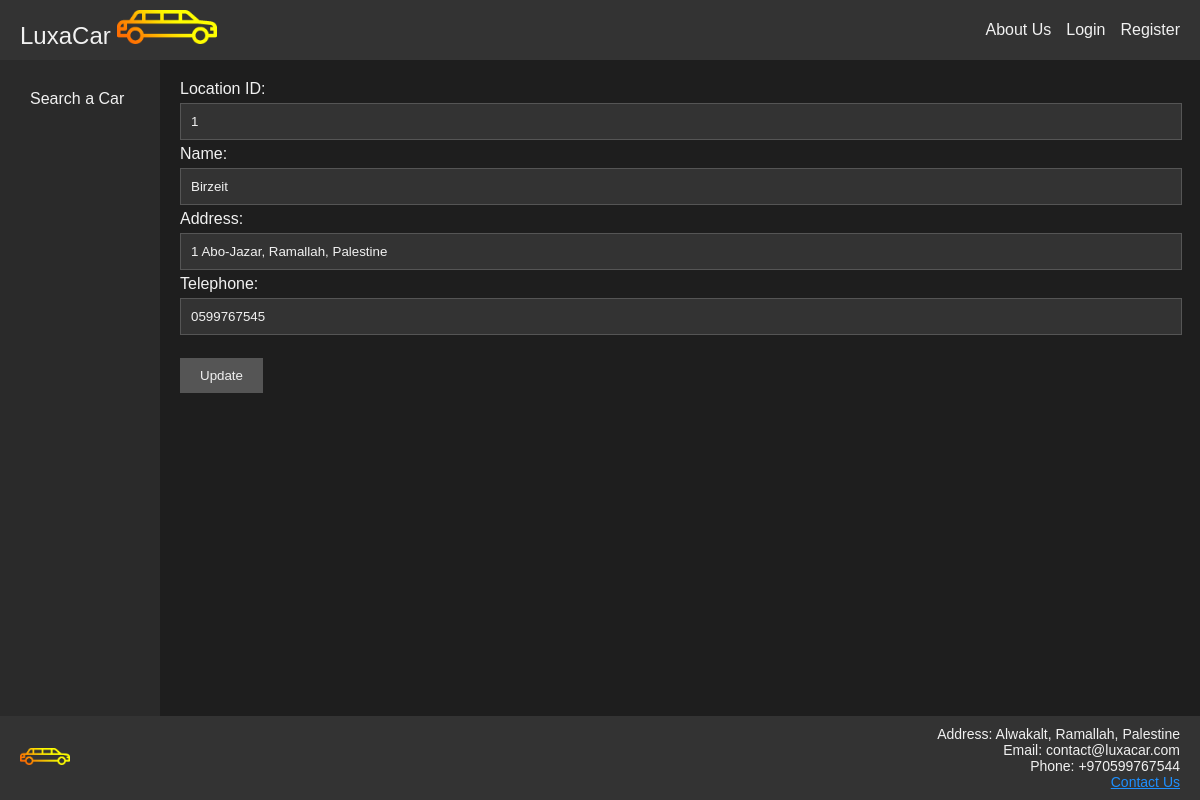
The page /locationDetails.php?ref=1 on the database its author committed.
### tables this page shows
CREATE TABLE `locations` (
  `LocationID` int(11) NOT NULL,
  `Name` varchar(100) NOT NULL,
  `Address` varchar(255) NOT NULL,
  `Telephone` varchar(20) NOT NULL
);

### locationDetails.php (the view, shortened to what this page needs)
<?php
$locationID = $_GET['ref'] ?? null;
$locationDetails = null;
if ($locationID) {
    try {
        $pdo = new PDO(DBCONNSTRING, DBUSER, DBPASS);
        $stmt = $pdo->prepare("SELECT * FROM locations WHERE locationID = ?");
        $stmt->execute([$locationID]);
        $locationDetails = $stmt->fetch(PDO::FETCH_ASSOC);
    } catch (PDOException $e) {
        die($e->getMessage());
    }
} else {
    echo "Location reference number is required.";
    exit;
}
?>
<!DOCTYPE html>
<html lang="en">
<head>
    <link rel="stylesheet" href="styles/styles.css">
</head>
<body>
    <div class="container">
        <header class="header">
            <div class="logo">
                <a href="index.php">
                    LuxaCar
                    <img src="protected/logo.png" alt="Logo">
                </a>
            </div>
            <div class="nav-links">
                <a href="about.php">About Us</a>
                <?php if (isset($_SESSION['loggedin']) && $_SESSION['loggedin'] == true): ?>
                    <a href="profile.php"><?php echo $_SESSION['username']; ?></a>
                    <?php if (!isset($isManager)): ?>
                    <a href="viewRent.php">Shopping Basket</a>
                    <?php endif; ?>
                    <a href="logout.php">Logout</a>
                <?php else: ?>
                    <a href="login.php">Login</a>
                    <a href="register.php">Register</a>
                <?php endif; ?>
            </div>
        </header>
        <div class="main-container">
            <nav class="nav">
                <a href="searchCar.php">Search a Car</a>
            </nav>
        <main class="main">
            <form method="post">
                <label for="LocationID">Location ID:</label><br>
                <input type="text" name="LocationID" value="<?php echo $locationDetails['LocationID']; ?>" readonly>
                <label for="Name">Name:</label><br>
                <input type="text" id="Name" name="Name" value="<?php echo $locationDetails['Name']; ?>"><br>
                <label for="Address">Address:</label><br>
                <input type="text" id="Address" name="Address" value="<?php echo $locationDetails['Address']; ?>"><br>
                <label for="Telephone">Telephone:</label><br>
                <input type="text" id="Telephone" name="Telephone" value="<?php echo $locationDetails['Telephone']; ?>"><br><br>
                <input type="submit" value="Update">
            </form>
        </main>
        </div>
        <footer class="footer">
            <div>
                <img src="protected/logo.png" alt="Small Logo">
            </div>
            <div class="contact-info">
                Address: Alwakalt, Ramallah, Palestine<br>
                Email: contact@luxacar.com<br>
                Phone: +970599767544<br>
                <a href="contact.php">Contact Us</a>
            </div>
        </footer>
    </div>
</body>
</html>

### styles/styles.css (style rules this page uses)
body { margin: 0; font-family: Arial, sans-serif; background-color: #1e1e1e; color: #f1f1f1; }
.container { display: flex; flex-direction: column; min-height: 100vh; }
.header, .footer { background-color: #333; color: #f1f1f1; text-align: center; padding: 10px 0; }
.main-container { display: flex; flex: 1; }
.nav { flex: 0 0 10%; background-color: #2a2a2a; padding: 20px; }
.nav a { display: block; padding: 10px; color: #f1f1f1; text-decoration: none; }
.main { flex: 1; padding: 20px; background-color: #1e1e1e; }
.header { display: flex; justify-content: space-between; align-items: center; padding: 10px 20px; }
.header .logo { font-size: 24px; }
.header img { width: 100px; height: auto; }
.header .nav-links { display: flex; gap: 15px; }
.header .nav-links a { color: #f1f1f1; text-decoration: none; }
.header a { color: #f1f1f1; text-decoration: none; }
.footer { display: flex; justify-content: space-between; align-items: center; padding: 10px 20px; font-size: 14px; }
.footer img { width: 50px; height: auto; }
.footer .contact-info { text-align: right; }
input[type="text"], input[type="password"], input[type="email"], input[type="date"], input[type="tel"], input[type="number"], select, textarea { background-color: #333; color: #f1f1f1; border: 1px solid #555; padding: 10px; margin: 5px 0; width: 98%; }
input[type="submit"] { background-color: #555; color: #f1f1f1; border: none; padding: 10px 20px; cursor: pointer; }
a { color: #1e90ff; }

### rows shown on the page
locations: LocationID "1", Name "Birzeit", Address "1 Abo-Jazar, Ramallah, Palestine", Telephone "0599767545"
